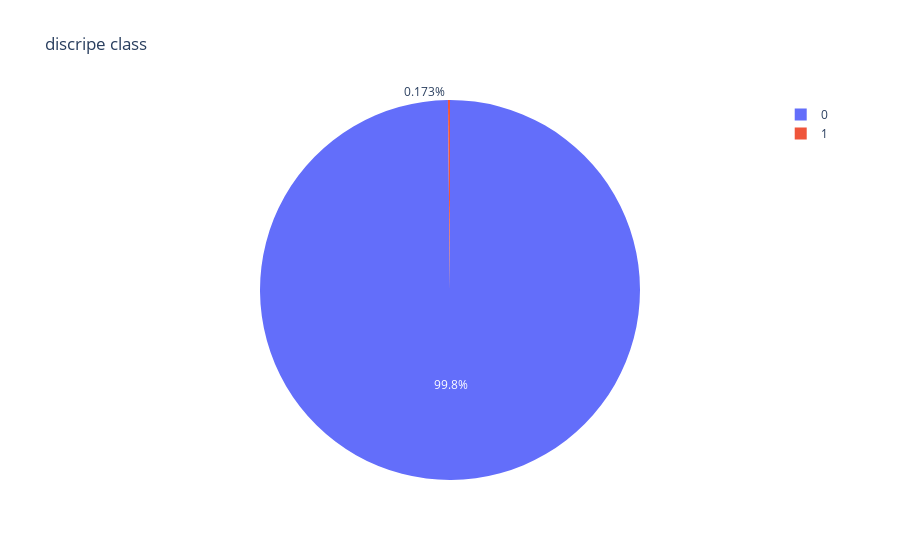

Write notebook code for a chart like this one.
### Code cell
stage = df['Class'].value_counts()
index = stage.index
values = stage.values
fig = px.pie(df , names = index , values = values , title = 'discripe class')
fig.show()

### Figure 1 — Plotly figure (JSON) as saved in the notebook; plotly's stock layout.template omitted (floating-point values rounded to 4 significant figures)
{"data": [{"domain": {"x": [0, 1], "y": [0, 1]}, "hovertemplate": "label=%{label}<br>value=%{value}<extra></extra>", "labels": [0, 1], "legendgroup": "", "name": "", "showlegend": true, "type": "pie", "values": [284315, 492]}], "layout": {"legend": {"tracegroupgap": 0}, "title": {"text": "discripe class"}}}
